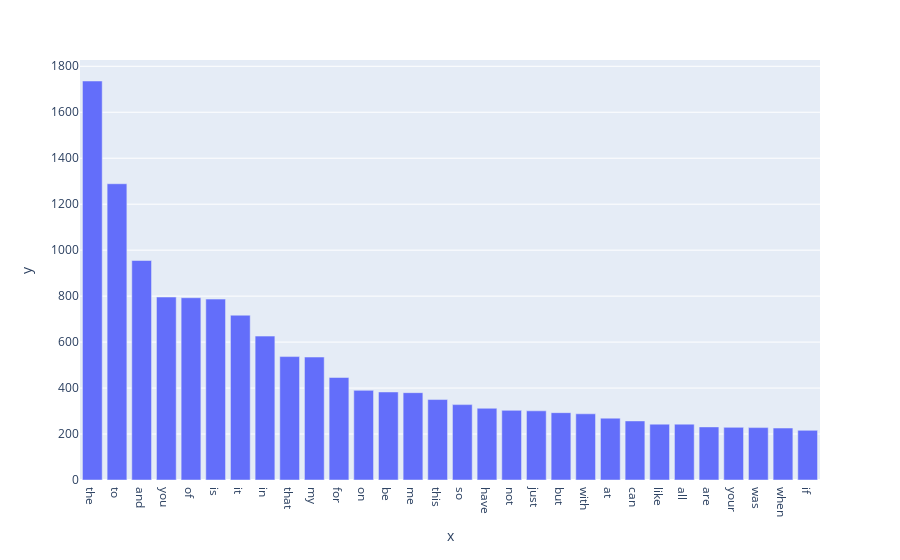

Write notebook code for a chart like this one.
### Markdown cell above
training data

### Code cell
import numpy as np
from sklearn.feature_extraction.text import CountVectorizer
import plotly.express as px
count_vect = CountVectorizer()
train_counts = count_vect.fit_transform(train_df['text'])
train_term_frequencies = np.asarray(train_counts.sum(axis=0))[0]

temp = [(v,i) for i,v in enumerate(train_term_frequencies)]
temp.sort()
temp.reverse()
show_list = [i[1] for i in temp[:30]]
fig = px.bar(data_frame=[train_term_frequencies[i] for i in show_list], 
             x=[count_vect.get_feature_names_out()[i]for i in show_list], 
             y=[train_term_frequencies[i] for i in show_list])
fig.show()

### Figure 1 — Plotly figure (JSON) as saved in the notebook; plotly's stock layout.template omitted (floating-point values rounded to 4 significant figures)
{"data": [{"alignmentgroup": "True", "hovertemplate": "x=%{x}<br>y=%{y}<extra></extra>", "legendgroup": "", "marker": {"color": "#636efa", "pattern": {"shape": ""}}, "name": "", "offsetgroup": "", "orientation": "v", "showlegend": false, "textposition": "auto", "type": "bar", "x": ["the", "to", "and", "you", "of", "is", "it", "in", "that", "my", "for", "on", "be", "me", "this", "so", "have", "not", "just", "but", "with", "at", "can", "like", "all", "are", "your", "was", "when", "if"], "xaxis": "x", "y": [1736, 1289, 955, 796, 793, 787, 717, 626, 537, 535, 446, 390, 383, 380, 350, 328, 312, 303, 301, 293, 288, 269, 257, 243, 243, 231, 229, 228, 226, 216], "yaxis": "y"}], "layout": {"barmode": "relative", "legend": {"tracegroupgap": 0}, "margin": {"t": 60}, "xaxis": {"anchor": "y", "domain": [0, 1], "title": {"text": "x"}}, "yaxis": {"anchor": "x", "domain": [0, 1], "title": {"text": "y"}}}}
